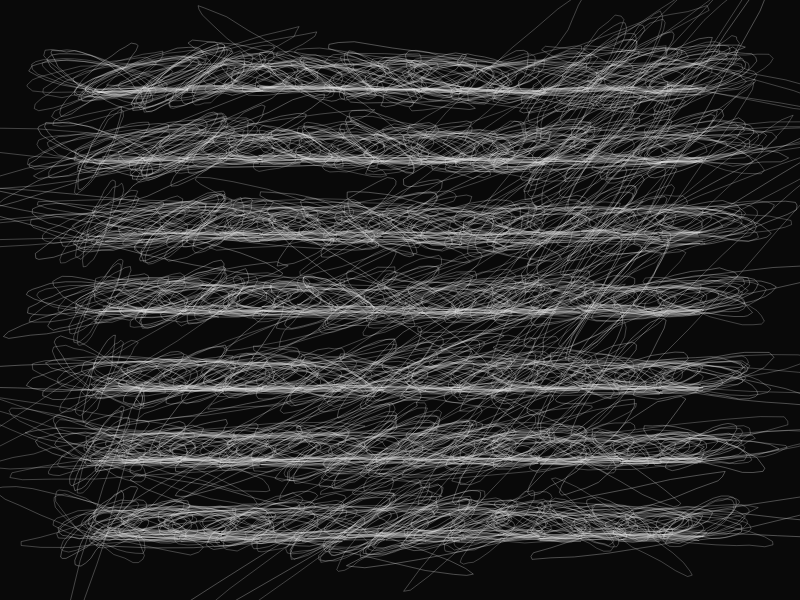
Frame 1 (no input)
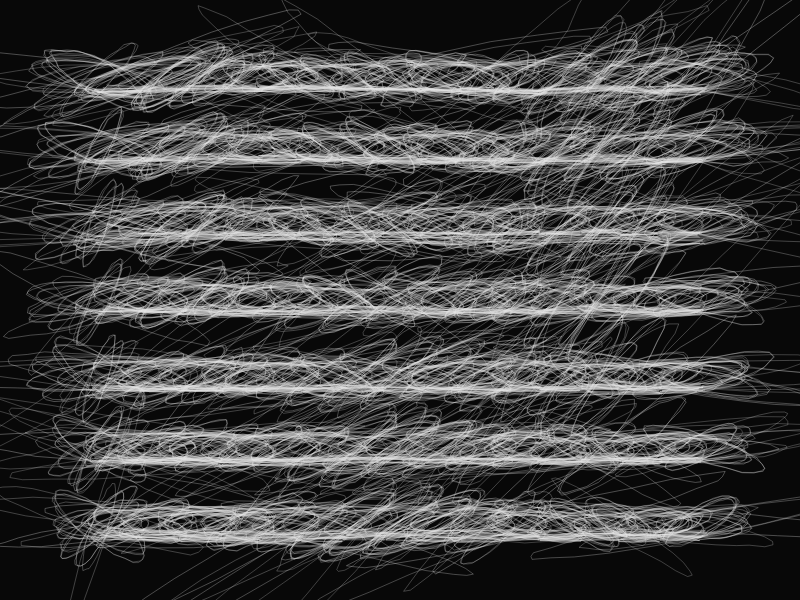
Frame 2 (the mouse pressed at the canvas centre, redrawn once)

The p5.js sketch that drew these frames (run headless with seeded random() and noise() and a simulated clock; the mouse was pressed at the canvas centre and the sketch redrawn once):

// p5.js sketch
// ── sketch.js
function setup() {
  createCanvas(800, 600);
  background(10); // Start with a very dark background
  strokeWeight(0.5);
  noFill();
  frameRate(0.5); // Control animation speed
}

function draw() {
  // Apply semi-transparent background to create the trailing effect
  background(10, 15); // Dark background with low alpha for layering effect
  
  let numRows = 7;
  let loopsPerRow = 15;
  let verticalSpacing = height / (numRows + 1);
  
  // Draw multiple passes for layering effect
  for (let pass = 0; pass < 10; pass++) {
    // Vary stroke transparency using noise for organic feel
    let alpha = 100 + noise(frameCount * 0.02 + pass) * 100;
    stroke(230, alpha); // Pale gray with varying transparency
    
    for (let row = 0; row < numRows; row++) {
      // Use noise for subtle vertical movement based on time
      let rowShift = noise(row, frameCount * 0.01, pass * 0.5) * 20 - 10;
      let y = (row + 1) * verticalSpacing + rowShift;
      
      // Pass the current time value to create gentle animation
      drawLoopRow(y, loopsPerRow, frameCount * 0.01 + pass * 0.2 + row * 0.3);
    }
  }
  
  // Stop after sufficient frames to build up layers
  if (frameCount > 0.5) {
    noLoop();
  }
}

function drawLoopRow(y, loops, timeOffset) {
  beginShape();
  for (let i = 0; i <= loops; i++) {
    let x = map(i, 0, loops, 100, width - 100);
    
    // Base dimensions for the ellipse
    let horizontalRadius = map(noise(i * 0.2, timeOffset), 0, 1, 7, 20);
    
    // Create varying vertical stretching - some ellipses tall, some short
    // Use a stronger multiplier (0.5 to 2.5) to create more dramatic stretching
    let verticalFactor = map(noise(i * 0.3, timeOffset + 10), 0, 1, 1.3, 7);
    
    // Add random extreme stretching for some ellipses (10% chance)
    if (random(1) < 0.1) {
      verticalFactor *= random(2, 4);
    }
    
    // Calculate the vertical radius using the stretching factor
    let verticalRadius = horizontalRadius * verticalFactor;
    
    // Add random rotation to each ellipse (0 to PI radians)
    let rotation = noise(i * 0.4, timeOffset) * PI;
    
    // Create elliptical shapes instead of circles
    for (let angle = 0; angle <= TWO_PI; angle += PI / 12) {
      // Apply parametric equation for ellipse with rotation
      // x = a * cos(t) * cos(rotation) - b * sin(t) * sin(rotation)
      // y = a * cos(t) * sin(rotation) + b * sin(t) * cos(rotation)
      
      // Add irregularity to the ellipse shape
      let irregularity = map(noise(i, angle, timeOffset), 0, 1, 0.8, 1.2);
      
      // Calculate ellipse coordinates with rotation
      let ellipseX = horizontalRadius * cos(angle) * irregularity;
      let ellipseY = verticalRadius * sin(angle) * irregularity;
      
      // Apply rotation transformation
      let rotatedX = ellipseX * cos(rotation) - ellipseY * sin(rotation);
      let rotatedY = ellipseX * sin(rotation) + ellipseY * cos(rotation);
      
      // Add slight jitter
      let jitterX = random(-1, 1);
      let jitterY = random(-1, 1);
      
      vertex(x + rotatedX + jitterX, y + rotatedY + jitterY);
    }
  }
  endShape();
}
